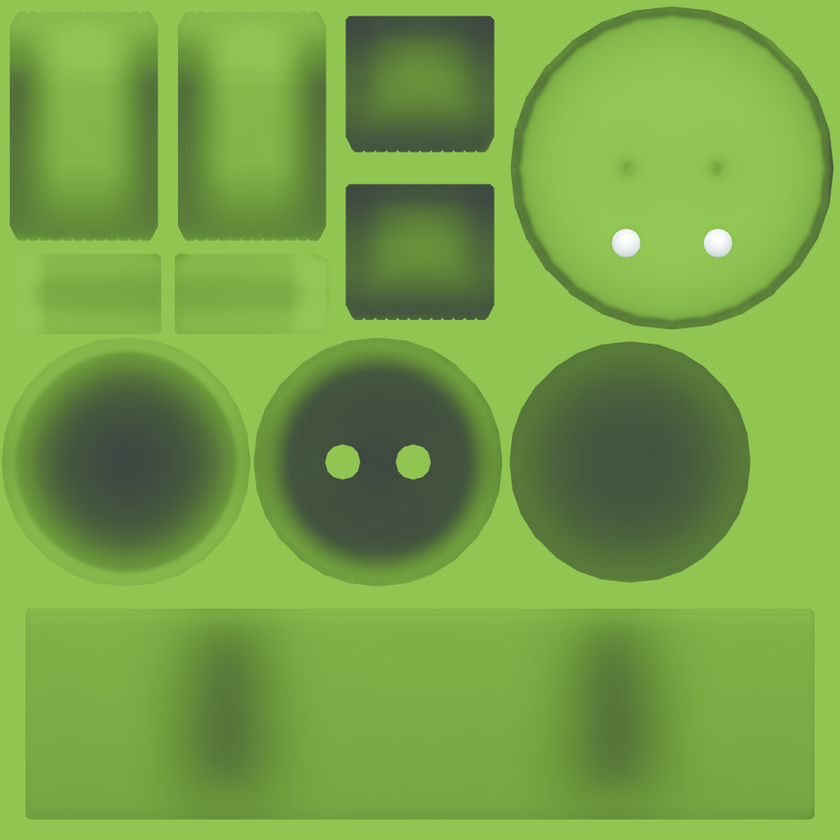
#> input picture app/sampledata/models/andy.png, 840 x 840 px, shrunk from 1024 x 1024 before the run
$ python -i arcady_module.py   (imports and definitions only)
#> lines starting #> are read from the running program, lines starting #| are printed output that depends on the picture; after the words box and inside, x2 and y2 are one past the last pixel; in counts of white or black regions, pixels touching at a corner belong together
#> further down, picture is the input picture: shape (840, 840, 3); mean B, G, R 70.6, 161.4, 117.6
import cv2
import numpy as np
from functools import reduce
import operator
import math

# img = cv2.imread('picture_2_segm.png')
def get_corners(img_ext):

    img = img_ext.astype(dtype = np.uint8)
    gray = cv2.cvtColor(img, cv2.COLOR_BGR2GRAY)
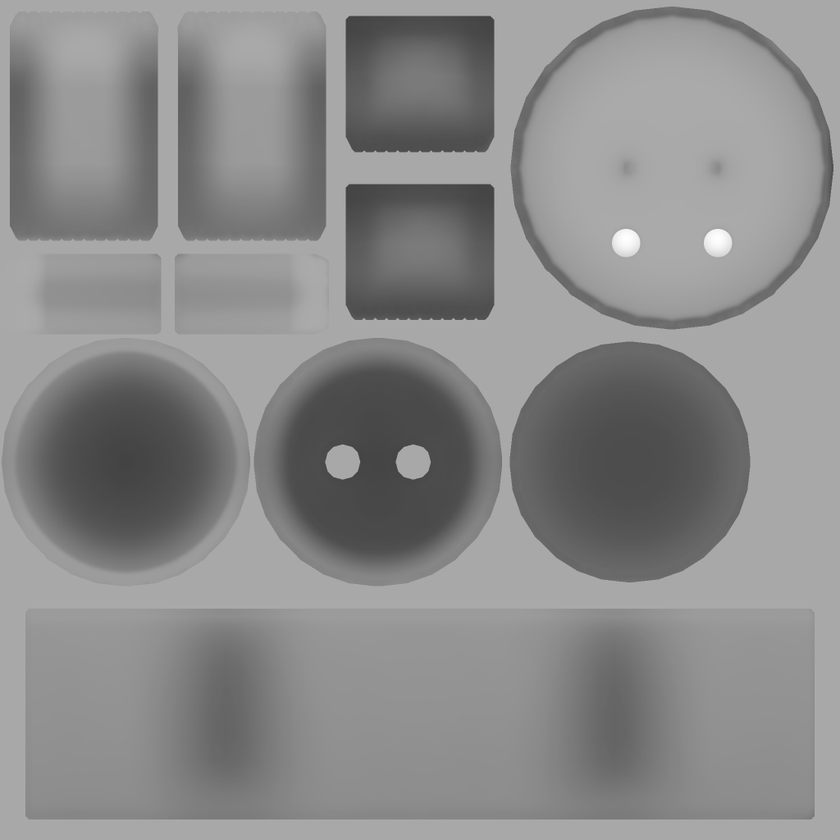
#> gray: shape (840, 840); min 60, max 254, mean 137.9
    gray = np.float32(gray)
    dst = cv2.cornerHarris(gray,5,3,0.04)
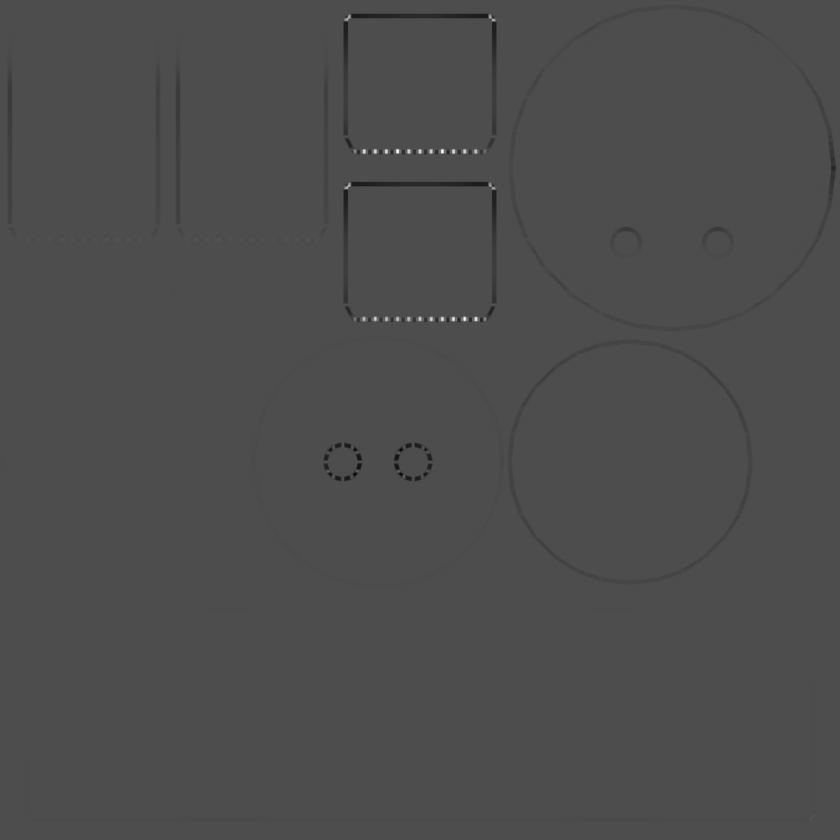
#> dst: shape (840, 840) float32; min -622767.6, max 1431385.6, mean -2361.1; drawn with min black and max white
    ret, dst = cv2.threshold(dst,0.1*dst.max(),255,0)
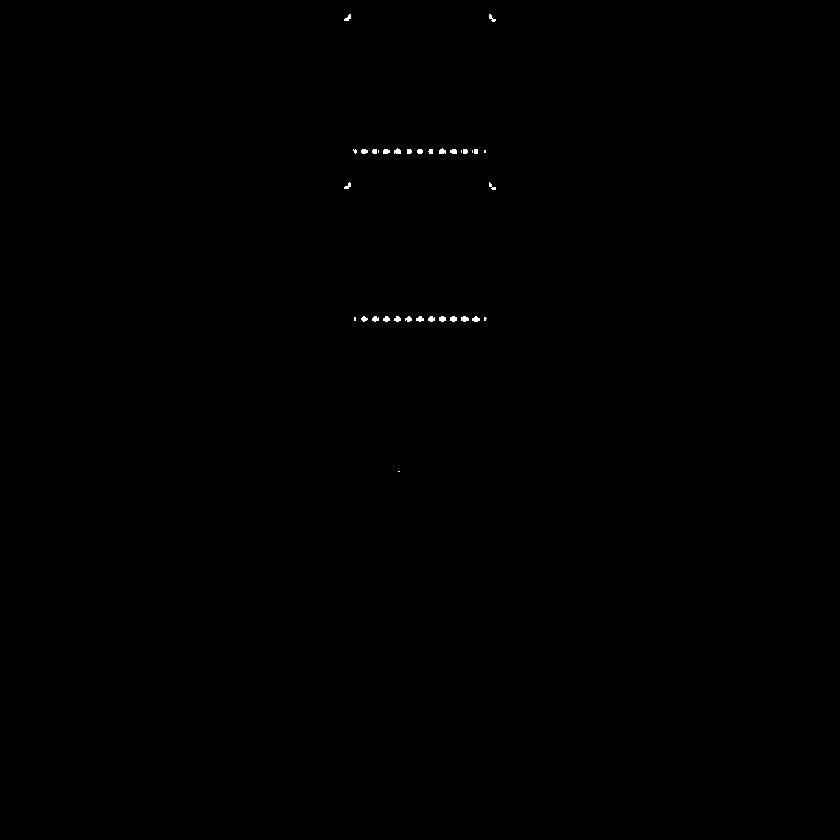
#> dst: shape (840, 840) float32; 0.11% white; 34 white regions (8 under 20 px), largest, box (x1, y1, x2, y2) and area: (461, 316, 469, 322) 37, (439, 316, 446, 322) 34, (450, 316, 457, 322) 34
#> ret = 143138.6
    dst = np.uint8(dst)
    ret, labels, stats, centroids = cv2.connectedComponentsWithStats(dst)
#> labels: shape (840, 840) int32; 35 distinct labels, from 0 to 34
#> ret = 35; stats = 35 rows, first 6: [0, 0, 840, 840, 704805], [344, 14, 7, 7, 28], [489, 14, 7, 8, 27], [353, 149, 4, 5, 13], [361, 149, 7, 5, 29], [372, 149, 5, 5, 23]; centroids = 35 pairs, first value 347.5 to 491.6, second value 17.57 to 471
    criteria = (cv2.TERM_CRITERIA_EPS + cv2.TERM_CRITERIA_MAX_ITER, 100, 0.001)
    corners = cv2.cornerSubPix(gray,np.float32(centroids),(5,5),(-1,-1),criteria)
#> corners = 35 pairs, first value 346.6 to 492.4, second value 16.69 to 470.7

    # первая координата - хз что FIXME
    corners = corners[1:]
#> corners = 34 pairs, first value 346.6 to 492.4, second value 16.69 to 470.7
    corners = np.round(corners).astype(dtype = np.uint8).tolist()
#> corners = 34 pairs, first value 91 to 236, second value 17 to 215

    # сортируем по часовой стрелке
    center = tuple(map(operator.truediv, reduce(lambda x, y: map(operator.add, x, y), corners), [len(corners)] * 2))
#> center = (164.5, 113)
    corners = sorted(corners, key=lambda coord: (-135 + math.degrees(math.atan2(*tuple(map(operator.sub, coord, center))[::-1]))) % 360)

    # img[dst>0.1*dst.max()]=[0,0,255]

    return corners

>>> import cv2
>>> picture = cv2.imread('../../../sampledata/models/andy.png')
>>> result = get_corners(picture)
#> result has the same summary as corners in get_corners
